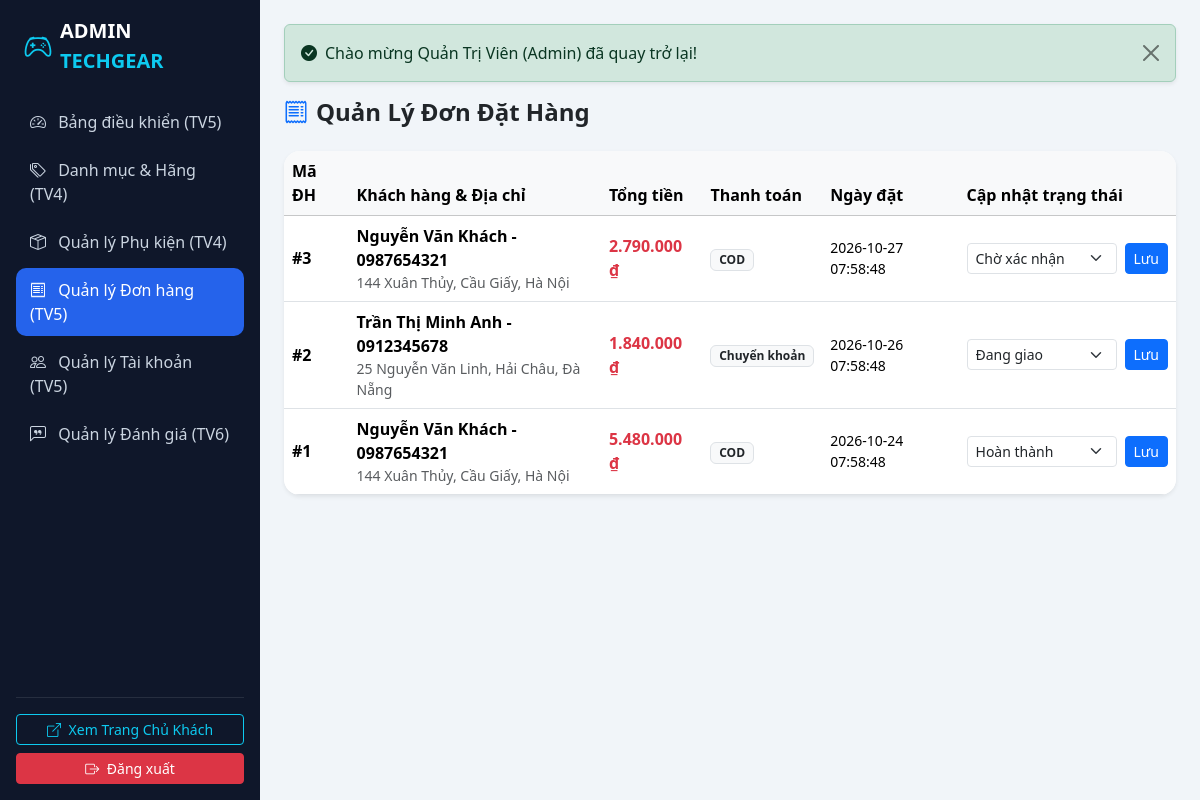
The app's page /admin/orders.php (signed in) with its own data.
### tables this page shows
CREATE TABLE `orders` (
  `id` INT AUTO_INCREMENT PRIMARY KEY,
  `user_id` INT DEFAULT NULL,
  `receiver_name` VARCHAR(100) NOT NULL,
  `receiver_phone` VARCHAR(20) NOT NULL,
  `receiver_address` VARCHAR(255) NOT NULL,
  `note` TEXT DEFAULT NULL,
  `total_amount` DECIMAL(12,0) NOT NULL,
  `payment_method` VARCHAR(50) DEFAULT 'COD',
  `status` ENUM('pending', 'confirmed', 'shipping', 'completed', 'cancelled') DEFAULT 'pending',
  `created_at` TIMESTAMP DEFAULT CURRENT_TIMESTAMP,
  FOREIGN KEY (`user_id`) REFERENCES `users`(`id`) ON DELETE SET NULL
);

### config/db.php (called while the page is built, shortened)
<?php
function format_price($amount) {
    return number_format((float)$amount, 0, ',', '.') . ' ₫';
}
?>

### admin/orders.php (the view, shortened to what this page needs)
<?php
require_once __DIR__ . '/../config/db.php';
$orders = $pdo->query("SELECT * FROM orders ORDER BY id DESC")->fetchAll();
require_once __DIR__ . '/includes/header.php';
?>
<h4 class="fw-bold mb-4"><i class="bi bi-receipt text-primary me-2"></i>Quản Lý Đơn Đặt Hàng</h4>
<div class="card border-0 shadow-sm rounded-4 overflow-hidden">
    <div class="table-responsive">
        <table class="table align-middle mb-0">
            <thead class="table-light">
                <tr>
                    <th>Mã ĐH</th>
                    <th>Khách hàng & Địa chỉ</th>
                    <th>Tổng tiền</th>
                    <th>Thanh toán</th>
                    <th>Ngày đặt</th>
                    <th>Cập nhật trạng thái</th>
                </tr>
            </thead>
            <tbody>
                <?php foreach ($orders as $o): ?>
                    <tr>
                        <td class="fw-bold">#<?= $o['id'] ?></td>
                        <td>
                            <div class="fw-bold"><?= htmlspecialchars($o['receiver_name']) ?> - <?= htmlspecialchars($o['receiver_phone']) ?></div>
                            <div class="small text-muted"><?= htmlspecialchars($o['receiver_address']) ?></div>
                        </td>
                        <td class="fw-bold text-danger"><?= format_price($o['total_amount']) ?></td>
                        <td><span class="badge bg-light text-dark border"><?= htmlspecialchars($o['payment_method']) ?></span></td>
                        <td class="small"><?= $o['created_at'] ?></td>
                        <td>
                            <form method="POST" class="d-flex gap-2">
                                <select name="status" class="form-select form-select-sm" style="width: 150px;">
                                    <option value="pending" <?= $o['status'] === 'pending' ? 'selected' : '' ?>>Chờ xác nhận</option>
                                    <option value="shipping" <?= $o['status'] === 'shipping' ? 'selected' : '' ?>>Đang giao</option>
                                    <option value="completed" <?= $o['status'] === 'completed' ? 'selected' : '' ?>>Hoàn thành</option>
                                </select>
                                <button type="submit" name="update_status" class="btn btn-sm btn-primary">Lưu</button>
                            </form>
                        </td>
                    </tr>
                <?php endforeach; ?>
            </tbody>
        </table>
    </div>
</div>
<?php require_once __DIR__ . '/includes/footer.php'; ?>

### admin/includes/header.php (style rules this page uses)
body { background-color: #f1f5f9; font-family: 'Segoe UI', system-ui, sans-serif; }

### records on screen
orders: id "3", receiver_name "Nguyễn Văn Khách", receiver_phone "0987654321", receiver_address "144 Xuân Thủy, Cầu Giấy, Hà Nội", total_amount "2.790.000 ₫", payment_method "COD", created_at "2026-10-27 07:58:48", status "Chờ xác nhận"
orders: id "2", receiver_name "Trần Thị Minh Anh", receiver_phone "0912345678", receiver_address "25 Nguyễn Văn Linh, Hải Châu, Đà Nẵng", total_amount "1.840.000 ₫", payment_method "Chuyển khoản", created_at "2026-10-26 07:58:48", status "Đang giao"
orders: id "1", receiver_name "Nguyễn Văn Khách", receiver_phone "0987654321", receiver_address "144 Xuân Thủy, Cầu Giấy, Hà Nội", total_amount "5.480.000 ₫", payment_method "COD", created_at "2026-10-24 07:58:48", status "Hoàn thành"

### other values on screen
$_SESSION['flash_success'] "Chào mừng Quản Trị Viên (Admin) đã quay trở lại!"
